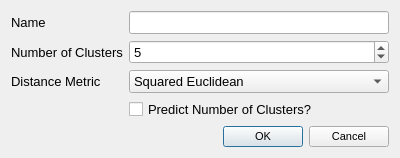
<?xml version="1.0" encoding="UTF-8"?>
<ui version="4.0">
 <class>KMeansDialog</class>
 <widget class="QDialog" name="KMeansDialog">
  <property name="geometry">
   <rect>
    <x>0</x>
    <y>0</y>
    <width>400</width>
    <height>157</height>
   </rect>
  </property>
  <property name="font">
   <font>
    <pointsize>10</pointsize>
   </font>
  </property>
  <property name="windowTitle">
   <string>k-Means Image</string>
  </property>
  <layout class="QFormLayout" name="formLayout">
   <item row="0" column="0">
    <widget class="QLabel" name="label">
     <property name="text">
      <string>Name</string>
     </property>
    </widget>
   </item>
   <item row="0" column="1">
    <widget class="QLineEdit" name="nameLineEdit"/>
   </item>
   <item row="2" column="0">
    <widget class="QLabel" name="label_2">
     <property name="text">
      <string>Number of Clusters</string>
     </property>
    </widget>
   </item>
   <item row="2" column="1">
    <widget class="QSpinBox" name="clustersSpinBox">
     <property name="minimum">
      <number>2</number>
     </property>
     <property name="maximum">
      <number>8</number>
     </property>
     <property name="value">
      <number>5</number>
     </property>
    </widget>
   </item>
   <item row="5" column="1">
    <widget class="QDialogButtonBox" name="buttonBox">
     <property name="font">
      <font>
       <pointsize>8</pointsize>
      </font>
     </property>
     <property name="orientation">
      <enum>Qt::Horizontal</enum>
     </property>
     <property name="standardButtons">
      <set>QDialogButtonBox::Cancel|QDialogButtonBox::Ok</set>
     </property>
    </widget>
   </item>
   <item row="3" column="0">
    <widget class="QLabel" name="label_3">
     <property name="text">
      <string>Distance Metric</string>
     </property>
    </widget>
   </item>
   <item row="4" column="1">
    <widget class="QCheckBox" name="predictionCheckBox">
     <property name="text">
      <string>Predict Number of Clusters?</string>
     </property>
    </widget>
   </item>
   <item row="3" column="1">
    <widget class="QComboBox" name="metricComboBox">
     <item>
      <property name="text">
       <string>Squared Euclidean</string>
      </property>
     </item>
     <item>
      <property name="text">
       <string>Euclidean</string>
      </property>
     </item>
     <item>
      <property name="text">
       <string>Chebyshev</string>
      </property>
     </item>
     <item>
      <property name="text">
       <string>Manhattan</string>
      </property>
     </item>
    </widget>
   </item>
  </layout>
 </widget>
 <resources/>
 <connections>
  <connection>
   <sender>buttonBox</sender>
   <signal>accepted()</signal>
   <receiver>KMeansDialog</receiver>
   <slot>accept()</slot>
   <hints>
    <hint type="sourcelabel">
     <x>373</x>
     <y>147</y>
    </hint>
    <hint type="destinationlabel">
     <x>157</x>
     <y>156</y>
    </hint>
   </hints>
  </connection>
  <connection>
   <sender>buttonBox</sender>
   <signal>rejected()</signal>
   <receiver>KMeansDialog</receiver>
   <slot>reject()</slot>
   <hints>
    <hint type="sourcelabel">
     <x>390</x>
     <y>147</y>
    </hint>
    <hint type="destinationlabel">
     <x>286</x>
     <y>156</y>
    </hint>
   </hints>
  </connection>
 </connections>
</ui>
